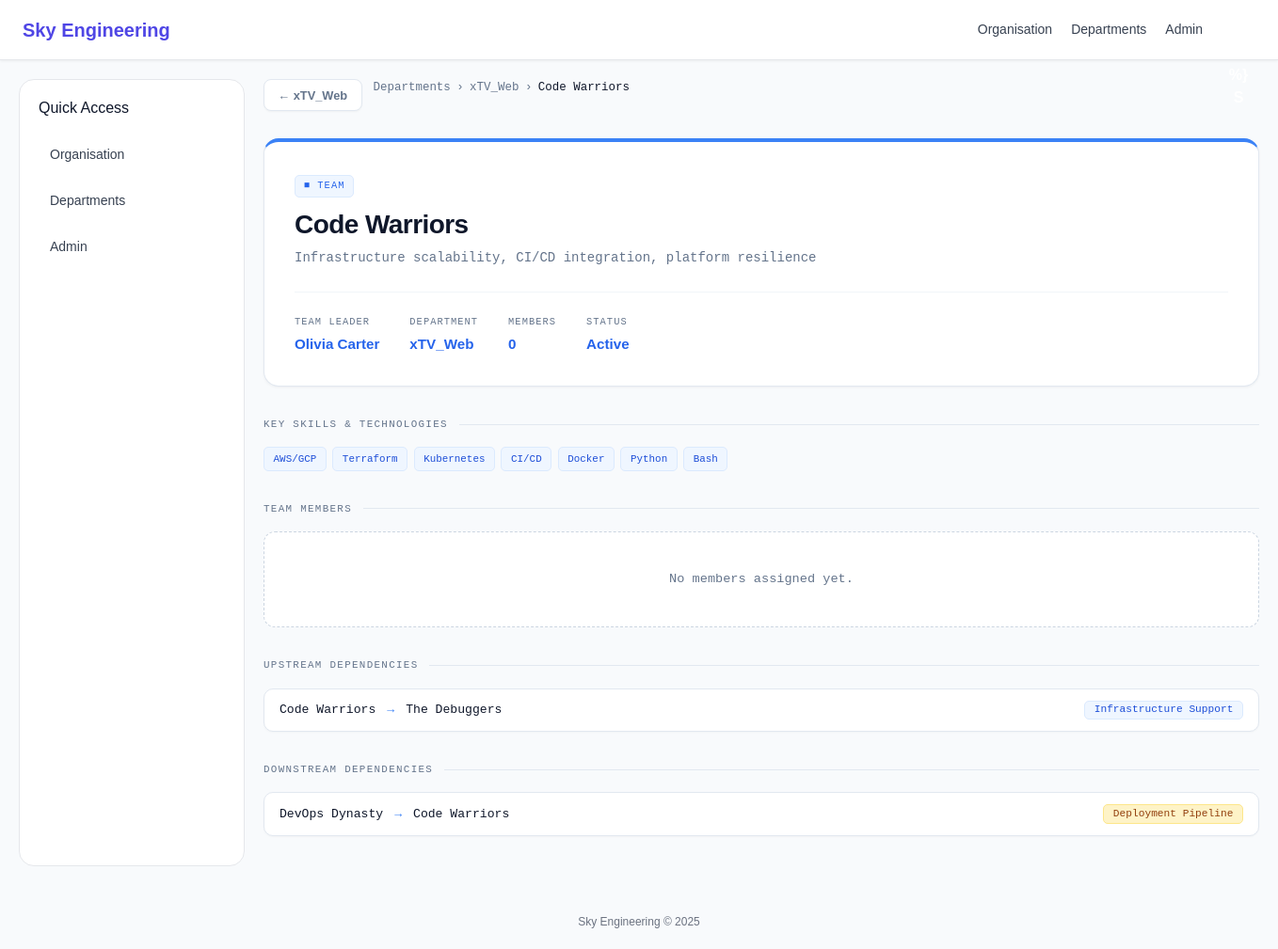
The page /teams/1/ (signed in) on the database its author committed.
### sky/models.py (models this page shows, shortened)
class Team(models.Model):
    department = models.ForeignKey(
        Department,
        on_delete=models.CASCADE,
        related_name='teams',
        null=True,
        blank=True
    )
    team_leader = models.ForeignKey(
        User,
        on_delete=models.SET_NULL,
        null=True,
        blank=True,
        related_name='led_teams'
    )
    team_name = models.CharField(max_length=200, default='Unknown')
    mission = models.TextField(blank=True, default='')
    description = models.TextField(blank=True, default='')
    skills = models.ManyToManyField(
        Skill,
        blank=True,
        related_name='teams'
    )
    is_active = models.BooleanField(default=True)
    created_at = models.DateTimeField(auto_now_add=True, null=True)

class Department(models.Model):
    department_name = models.CharField(max_length=200, unique=True, default='Unknown')
    department_description = models.TextField(blank=True, default='')
    department_head = models.ForeignKey(
        User,
        on_delete=models.SET_NULL,
        null=True,
        blank=True,
        related_name='headed_departments'
    )

class Dependency(models.Model):
    DEPENDENCY_TYPES = [
        ('infrastructure', 'Infrastructure Support'),
        ('bug', 'Bug Resolution'),
        ('security', 'Security Fixes'),
        ('deployment', 'Deployment Pipeline'),
        ('agile', 'Agile Coaching'),
        ('api', 'API Integration'),
        ('other', 'Other'),
    ]
    source_team = models.ForeignKey(
        Team,
        on_delete=models.CASCADE,
        related_name='outgoing_dependencies',
        null=True,
        blank=True
    )
    target_team = models.ForeignKey(
        Team,
        on_delete=models.CASCADE,
        related_name='incoming_dependencies',
        null=True,
        blank=True
    )
    dependency_type = models.CharField(
        max_length=100,
        choices=DEPENDENCY_TYPES,
        default='other'
    )
    description = models.TextField(blank=True)
    class Meta:
        constraints = [
            models.CheckConstraint(
                check=~models.Q(source_team=models.F('target_team')),
                name='no_self_dependency'
            )
        ]

### sky/views.py (the view)
# urls.py: path('teams/<int:team_id>/', views.team_detail, name='team_detail'),
@login_required
def team_detail(request, team_id):
    team = get_object_or_404(Team, pk=team_id)
    upstream = team.outgoing_dependencies.select_related('target_team').all()
    downstream = team.incoming_dependencies.select_related('source_team').all()
    return render(request, 'sky/team_detail.html', {
        'team': team,
        'upstream': upstream,
        'downstream': downstream,
    })

### sky/templates/sky/team_detail.html (shortened to what this page needs)
{% extends "sky/base.html" %}  {% block content %}
<div class="back-bar">
  <a href="/departments/{{ team.department.id }}/" class="back-btn"
    >&larr; {{ team.department.department_name }}</a
  >
  <div class="breadcrumb">
    <a href="/departments/">Departments</a>
    &rsaquo;
    <a href="/departments/{{ team.department.id }}/"
      >{{ team.department.department_name }}</a
    >
    &rsaquo;
    <span>{{ team.team_name }}</span>
  </div>
</div>
<div class="detail-header">
  <div class="card-tag">&#9632; Team</div>
  <h1>{{ team.team_name }}</h1>
  <p>{{ team.mission }}</p>
  <div class="detail-meta">
    <div class="detail-meta-item">
      <span class="label">Team Leader</span>
      <span class="value"
        >{{ team.team_leader.get_full_name|default:"Not assigned" }}</span
      >
    </div>
    <div class="detail-meta-item">
      <span class="label">Department</span>
      <span class="value">{{ team.department.department_name }}</span>
    </div>
    <div class="detail-meta-item">
      <span class="label">Members</span>
      <span class="value">{{ team.members.count }}</span>
    </div>
    <div class="detail-meta-item">
      <span class="label">Status</span>
      <span class="value"
        >{% if team.is_active %}Active{% else %}Inactive{% endif %}</span
      >
    </div>
  </div>
</div>
{% if team.description %}
<div class="section">
  <div class="section-title">Key Skills &amp; Technologies</div>
  <div class="skills-wrap">
    {% for skill in team.description.split %}
    <span class="skill-tag">{{ skill|cut:"," }}</span>
    {% endfor %}
  </div>
</div>
{% endif %}
<div class="section">
  <div class="section-title">Team Members</div>
  {% if team.members.all %}
  <div class="member-list">
    {% for member in team.members.all %}
    <div class="member-item">
      <div class="member-avatar">
        {{ member.user.first_name|first }}{{ member.user.last_name|first }}
      </div>
      <span class="member-name">{{ member.user.get_full_name }}</span>
      <span class="member-role"
        >{{ member.role_in_team|default:"Member" }}</span
      >
    </div>
    {% endfor %}
  </div>
  {% else %}
  <div class="empty">No members assigned yet.</div>
  {% endif %}
</div>
<div class="section">
  <div class="section-title">Upstream Dependencies</div>
  {% if upstream %}
  <div class="dep-list">
    {% for dep in upstream %}
    <div class="dep-item">
      <span>{{ team.team_name }}</span>
      <span class="dep-arrow">&rarr;</span>
      <span>{{ dep.target_team.team_name }}</span>
      <span class="badge badge-blue" style="margin-left: auto"
        >{{ dep.get_dependency_type_display }}</span
      >
    </div>
    {% endfor %}
  </div>
  {% else %}
  <div class="empty">No upstream dependencies.</div>
  {% endif %}
</div>
<div class="section">
  <div class="section-title">Downstream Dependencies</div>
  {% if downstream %}
  <div class="dep-list">
    {% for dep in downstream %}
    <div class="dep-item">
      <span>{{ dep.source_team.team_name }}</span>
      <span class="dep-arrow">&rarr;</span>
      <span>{{ team.team_name }}</span>
      <span class="badge badge-amber" style="margin-left: auto"
        >{{ dep.get_dependency_type_display }}</span
      >
    </div>
    {% endfor %}
  </div>
  {% else %}
  <div class="empty">No downstream dependencies.</div>
  {% endif %}
</div>
 {% endblock %}

### sky/static/sky/css/global.css (style rules this page uses)
* { box-sizing: border-box; }
body { margin: 0; font-family: Arial, Helvetica, sans-serif; background-color: #eef3f8; color: #1f2937; }
portal.css *, *::before, *::after { box-sizing: border-box; margin: 0; padding: 0; }
:root { --blue-700: #1d4ed8; --blue-600: #2563eb; --blue-500: #3b82f6; --blue-100: #dbeafe; --blue-50: #eff6ff; --sky-400: #38bdf8; --gray-900: #0f172a; --gray-700: #334155; --gray-500: #64748b; --gray-300: #cbd5e1; --gray-200: #e2e8f0; --gray-100: #f1f5f9; --gray-50: #f8fafc; --white: #ffffff; --green: #10b981; --amber: #f59e0b; --red: #ef4444; }
body { font-family: "Plus Jakarta Sans", sans-serif; background: var(--gray-50); color: var(--gray-900); min-height: 100vh; }
.back-bar { display: flex; align-items: center; gap: 0.75rem; margin-bottom: 1.75rem; }
.back-btn { display: inline-flex; align-items: center; gap: 0.4rem; padding: 0.4rem 0.9rem; border-radius: 8px; background: var(--white); border: 1px solid var(--gray-200); color: var(--gray-500); text-decoration: none; font-size: 0.8rem; font-weight: 600; transition: all 0.15s; box-shadow: 0 1px 2px rgba(0, 0, 0, 0.04); }
.breadcrumb { display: flex; align-items: center; gap: 0.4rem; font-size: 0.78rem; color: var(--gray-500); font-family: "DM Mono", monospace; }
.breadcrumb a { color: var(--gray-500); text-decoration: none; }
.breadcrumb span { color: var(--gray-900); font-weight: 500; }
.card-tag { display: inline-flex; align-items: center; gap: 0.3rem; font-size: 0.65rem; font-family: "DM Mono", monospace; text-transform: uppercase; letter-spacing: 0.1em; color: var(--blue-600); background: var(--blue-50); border: 1px solid var(--blue-100); border-radius: 5px; padding: 0.2rem 0.55rem; margin-bottom: 0.75rem; }
.badge { font-size: 0.7rem; font-family: "DM Mono", monospace; padding: 0.22rem 0.6rem; border-radius: 5px; font-weight: 500; }
.badge-blue { background: var(--blue-50); color: var(--blue-700); border: 1px solid var(--blue-100); }
.badge-amber { background: #fef3c7; color: #92400e; border: 1px solid #fde68a; }
.detail-header { background: var(--white); border: 1px solid var(--gray-200); border-radius: 16px; padding: 2rem; margin-bottom: 2rem; box-shadow: 0 1px 3px rgba(0, 0, 0, 0.05); border-top: 4px solid var(--blue-500); }
.detail-header h1 { font-size: 1.75rem; font-weight: 800; letter-spacing: -0.02em; margin-bottom: 0.5rem; }
.detail-header p { color: var(--gray-500); font-size: 0.875rem; font-family: "DM Mono", monospace; line-height: 1.6; }
.detail-meta { display: flex; gap: 2rem; margin-top: 1.5rem; flex-wrap: wrap; padding-top: 1.5rem; border-top: 1px solid var(--gray-100); }
.detail-meta-item .label { font-size: 0.65rem; text-transform: uppercase; letter-spacing: 0.1em; color: var(--gray-500); font-family: "DM Mono", monospace; display: block; margin-bottom: 0.25rem; }
.detail-meta-item .value { font-size: 0.95rem; font-weight: 700; color: var(--blue-600); }
.section { margin-bottom: 2rem; }
.section-title { font-size: 0.68rem; text-transform: uppercase; letter-spacing: 0.12em; color: var(--gray-500); font-family: "DM Mono", monospace; margin-bottom: 1rem; display: flex; align-items: center; gap: 0.75rem; }
.section-title::after { content: ""; flex: 1; height: 1px; background: var(--gray-200); }
.dep-list { display: flex; flex-direction: column; gap: 0.5rem; }
.dep-item { display: flex; align-items: center; background: var(--white); border: 1px solid var(--gray-200); border-radius: 10px; padding: 0.75rem 1rem; font-size: 0.82rem; font-family: "DM Mono", monospace; box-shadow: 0 1px 2px rgba(0, 0, 0, 0.03); }
.dep-arrow { color: var(--blue-500); margin: 0 0.75rem; font-weight: 700; }
.empty { text-align: center; padding: 2.5rem 1rem; color: var(--gray-500); font-family: "DM Mono", monospace; font-size: 0.85rem; border: 1px dashed var(--gray-300); border-radius: 12px; background: var(--white); }
.skills-wrap { display: flex; flex-wrap: wrap; gap: 0.4rem; margin-top: 0.5rem; }
.skill-tag { font-size: 0.68rem; font-family: "DM Mono", monospace; padding: 0.22rem 0.6rem; border-radius: 5px; background: var(--blue-50); color: var(--blue-700); border: 1px solid var(--blue-100); }

### rows shown on the page
Team: department.department_name "xTV_Web", team_name "Code Warriors", mission "Infrastructure scalability, CI/CD integration, platform resilience", team_leader.get_full_name "Olivia Carter", members.count "0"
Dependency: target_team.team_name "The Debuggers", dependency_type "Infrastructure Support"
Dependency: source_team.team_name "DevOps Dynasty", dependency_type "Deployment Pipeline"

### other values the page prints
{{ skill|cut:"," }} "AWS/GCP" "Terraform" "Kubernetes" "CI/CD" "Docker" "Python" "Bash"
